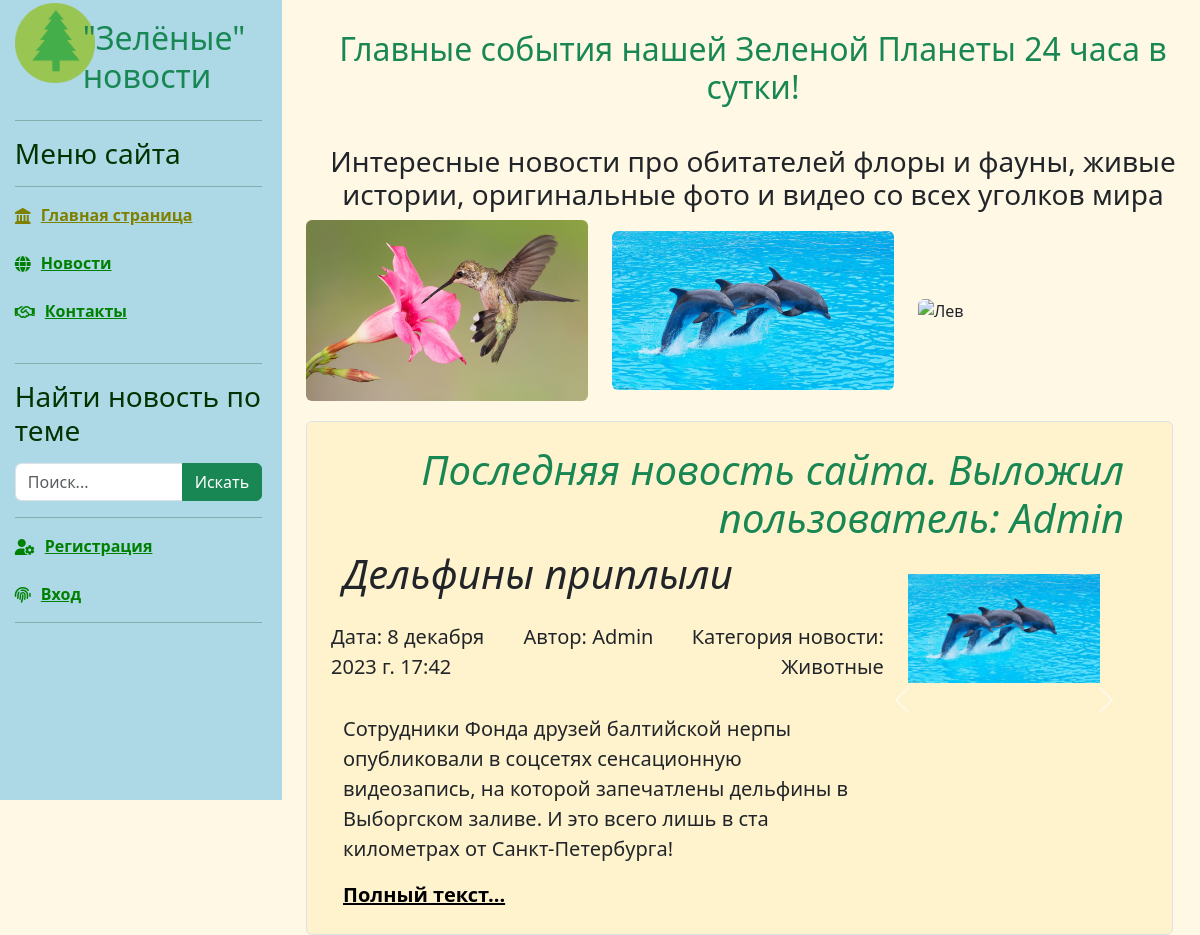
/, run on an earlier commit of the app's database.
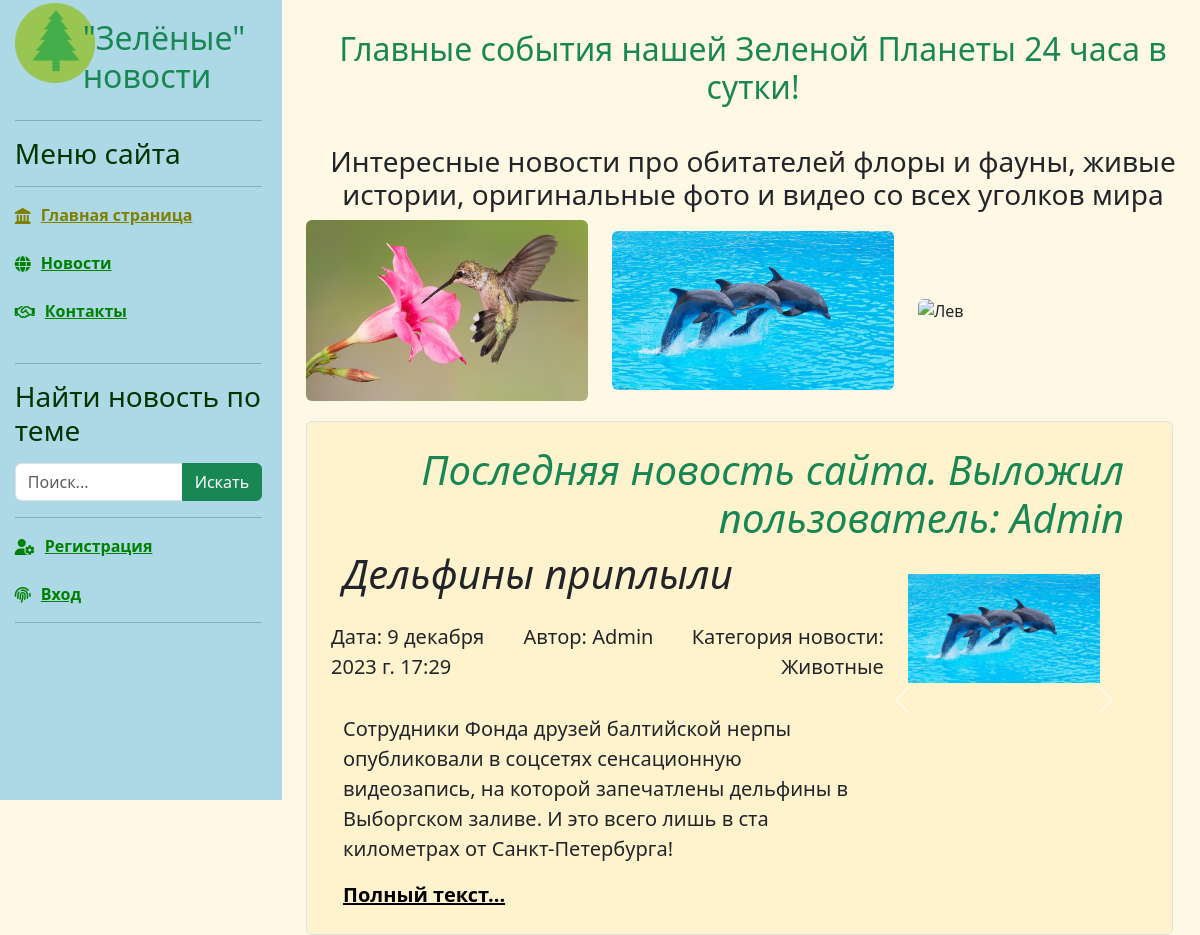
And on a later commit of the database.
### news/models.py (models this page shows, shortened)
class Article(models.Model):
    categories = (('A', 'Животные'),
                  ('P', 'Растения'),
                  ('M', 'Микромир'),
                  ('W', 'Вода'),
                  ('N', 'Природа'))
    author = models.ForeignKey(User, on_delete=models.SET_NULL, null=True)
    title = models.CharField('Название', max_length=50, default='') #указывать длину обязательно#
    anouncement = models.TextField('Аннотация', max_length=250) #можно не указывать длину#
    text = models.TextField('Текст новости')
    date = models.DateTimeField('Дата публикации', auto_now=True) # auto_now=True - автоизменение новости auto_create=True - автосоздание новости#
    category = models.CharField(choices=categories, max_length=20, verbose_name='Категории')
    tags = models.ManyToManyField(to=Tag, blank=True)
    status = models.BooleanField(default=True)
    objects = models.Manager()
    published = PublishedToday()
    def get_absolute_url(self):
        return f'/news/{self.id}' # еще допускается ключ pk#
    class Meta:
        ordering = ['date','title']
        verbose_name ='Новость'
        verbose_name_plural ='Новости'

### main/views.py (the view)
# urls.py: path('', views.index, name='demo'),
def index (request):
    all_news = Article.objects.all().values('author','title')
    article = Article.objects.all().last()
    context = {'articles': all_news, 'article': article}
    return render(request, 'main/index.html', context)

### main/templates/main/index.html (shortened to what this page needs)
{% extends 'main/base.html' %}
{% load static %}
{% load bootstrap5 %}
{% block content %}
<div class="row ">
    <div class="text-center" style="margin-top:30px;">
        <h2 class="text-success">Главные события нашей Зеленой Планеты 24 часа в сутки!</h2>
    </div>
    <div class="text-center" style="margin-top:30px;">
        <h3>Интересные новости про обитателей флоры и фауны, живые истории, оригинальные фото и видео со всех уголков мира</h3>
    </div>
    <div class="container-fluid">
        <div class="row align-items-center">
                <div class="col-sm-4" >
                    <img src="{% static 'main/img/colibri.jpg' %}" alt="Колибри"
                         class=" img-responsive img-fluid rounded">
                </div>
                <div class="col-sm-4">
                    <img src="{% static 'main/img/dolphins.jpg' %}" alt="Дельфины"
                         class="img-responsive img-fluid rounded">
                </div>
                <div class="col-sm-4">
                    <img src="{% static 'main/img/lion.jpg' %}" alt="Лев" class="img-responsive img-fluid rounded">
                </div>
        </div>
    </div>
</div>
<div class="single_news" >
    <div class="bg-warning bg-opacity-10 p-4 px-md-5 border rounded" >
        <div class="row text-end px-0">
            <h1 class="display-6 fst-italic text-success">Последняя новость сайта. Выложил пользователь: {{ article.author }} </h1>
        </div>
        <div class="row">
            <div class="col-8 px-0">
                <h1 class="display-6 fst-italic"> {{ article.title }}</h1>
                <div class="row">
                    <div class="col-md-4 lead px-0 my-3">Дата: {{ article.date }}</div>
                    <div class="col-md-3 lead px-0 my-3 text-end">Автор: {{ article.author }} </div>
                    <div class="col-md-5 lead px-0 my-3 text-end">Категория новости: {{ article.get_category_display }} </div>
                </div>
                <p class="lead my-3">{{ article.anouncement }}</p>
                <p class="lead mb-0"><a href="{{ article.get_absolute_url }}" class="text-black fw-bold">Полный текст...</a></p>
            </div>
            <div class="col-4 ">
                {% if article.image_set.all %}
                <div id="carouselControls" class="carousel slide" data-ride="carousel">
                    <div class="carousel-inner" role="listbox" style=" width:auto; height: 300px !important;">
                        {% for image in article.image_set.all %}
                        <div class="carousel-item {% if forloop.counter == 1 %} active {% endif %}">
                            <img class="d-block p-4 img-responsive img-fluid rounded" src="{{ image.image.url }}">
                        </div>
                        {% endfor %}
                    </div>
                    <a class="carousel-control-prev" href="#carouselControls" role="button" data-slide="prev">
                        <span class="carousel-control-prev-icon" aria-hidden="true"></span>
                    </a>
                    <a class="carousel-control-next" href="#carouselControls" role="button" data-slide="next">
                        <span class="carousel-control-next-icon" aria-hidden="true"></span>
                    </a>
                </div>
                {% endif%}
            </div>
        </div>
    </div>
</div>
{% endblock %}

What changed in the data, as far as the page shows it:
changed Article "Дельфины приплыли": date "8 декабря 2023 г. 17:42" → "9 декабря 2023 г. 17:29"
